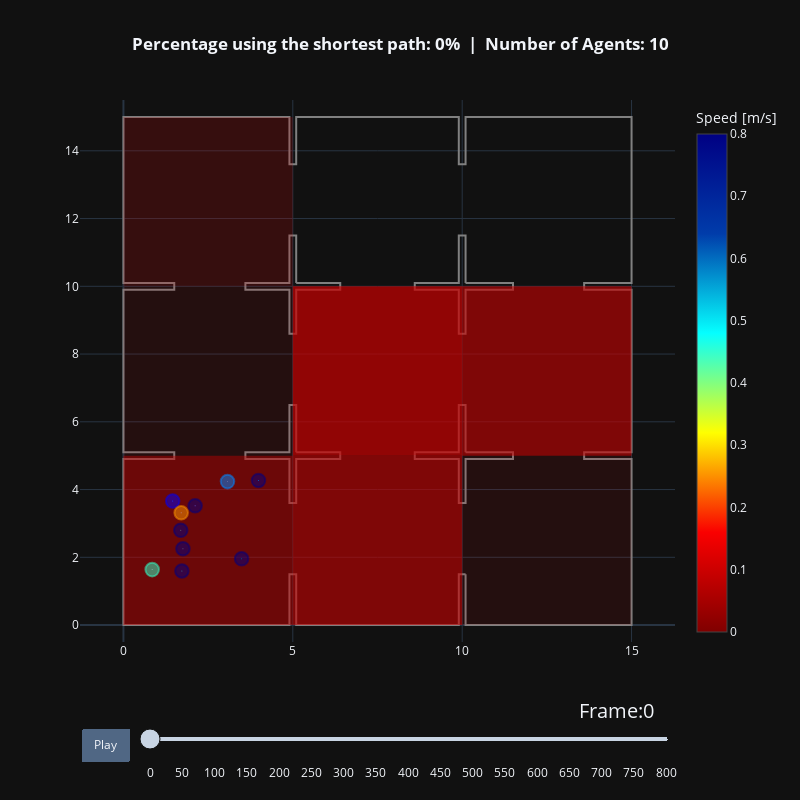

Here is the notebook cell this chart was saved with:
### Markdown cell above
## Visualizing Agent Pathways

### Code cell
agent_trajectories = {}
for percentage in percentages:
    trajectory_file = trajectory_files[percentage]
    agent_trajectories[percentage], walkable_area = read_sqlite_file(
        trajectory_file
    )
    animate(
        agent_trajectories[percentage],
        walkable_area,
        title_note=f"Percentage using the shortest path: {percentage}%",
        risk_per_frame=all_risks,
        specific_areas=specific_areas
    ).show()

### Figure 1 — Plotly figure (JSON) as saved in the notebook; plotly's stock layout.template omitted (floating-point values rounded to 4 significant figures)
{"data": [{"hoverinfo": "name", "line": {"color": "grey"}, "mode": "lines", "name": "Exterior", "showlegend": false, "x": [10.1, 10.1, 15.0, 15.0, 13.6, 13.6, 15.0, 15.0, 13.6, 13.6, 15.0, 15.0, 10.1, 10.1, 9.9, 9.9, 5.1, 5.1, 4.9, 4.9, 0.0, 0.0, 1.5, 1.5, 0.0, 0.0, 1.5, 1.5, 0.0, 0.0, 4.9, 4.9, 5.1, 5.1, 9.9, 9.9, 10.1], "y": [1.5, 0.0, 0.0, 4.9, 4.9, 5.1, 5.1, 9.9, 9.9, 10.1, 10.1, 15.0, 15.0, 13.6, 13.6, 15.0, 15.0, 13.6, 13.6, 15.0, 15.0, 10.1, 10.1, 9.9, 9.9, 5.1, 5.1, 4.9, 4.9, 0.0, 0.0, 1.5, 1.5, 0.0, 0.0, 1.5, 1.5], "type": "scatter"}, {"hoverinfo": "name", "line": {"color": "grey"}, "mode": "lines", "name": "Obstacle", "showlegend": false, "x": [10.1, 11.5, 11.5, 10.1, 10.1, 9.9, 9.9, 8.6, 8.6, 9.9, 9.9, 10.1, 10.1], "y": [5.1, 5.1, 4.9, 4.9, 3.6, 3.6, 4.9, 4.9, 5.1, 5.1, 6.5, 6.5, 5.1], "type": "scatter"}, {"hoverinfo": "name", "line": {"color": "grey"}, "mode": "lines", "name": "Obstacle", "showlegend": false, "x": [10.1, 11.5, 11.5, 10.1, 10.1, 9.9, 9.9, 8.6, 8.6, 9.9, 9.9, 10.1, 10.1], "y": [10.1, 10.1, 9.9, 9.9, 8.6, 8.6, 9.9, 9.9, 10.1, 10.1, 11.5, 11.5, 10.1], "type": "scatter"}, {"hoverinfo": "name", "line": {"color": "grey"}, "mode": "lines", "name": "Obstacle", "showlegend": false, "x": [5.1, 6.4, 6.4, 5.1, 5.1, 4.9, 4.9, 3.6, 3.6, 4.9, 4.9, 5.1, 5.1], "y": [5.1, 5.1, 4.9, 4.9, 3.6, 3.6, 4.9, 4.9, 5.1, 5.1, 6.5, 6.5, 5.1], "type": "scatter"}, {"hoverinfo": "name", "line": {"color": "grey"}, "mode": "lines", "name": "Obstacle", "showlegend": false, "x": [5.1, 6.4, 6.4, 5.1, 5.1, 4.9, 4.9, 3.6, 3.6, 4.9, 4.9, 5.1, 5.1], "y": [10.1, 10.1, 9.9, 9.9, 8.6, 8.6, 9.9, 9.9, 10.1, 10.1, 11.5, 11.5, 10.1], "type": "scatter"}, {"fill": "toself", "fillcolor": "rgba(200, 0, 0, 0.50)", "hoverinfo": "name", "line": {"width": 0}, "mode": "lines", "name": "Risk Area", "showlegend": false, "x": [0.0, 5.0, 5.0, 0.0, 0.0], "y": [0.0, 0.0, 5.0, 5.0, 0.0], "type": "scatter"}, {"fill": "toself", "fillcolor": "rgba(200, 0, 0, 0.60)", "hoverinfo": "name", "line": {"width": 0}, "mode": "lines", "name": "Risk Area", "showlegend": false, "x": [5.0, 10.0, 10.0, 5.0, 5.0], "y": [0.0, 0.0, 5.0, 5.0, 0.0], "type": "scatter"}, {"fill": "toself", "fillcolor": "rgba(200, 0, 0, 0.10)", "hoverinfo": "name", "line": {"width": 0}, "mode": "lines", "name": "Risk Area", "showlegend": false, "x": [10.0, 15.0, 15.0, 10.0, 10.0], "y": [0.0, 0.0, 5.0, 5.0, 0.0], "type": "scatter"}, {"fill": "toself", "fillcolor": "rgba(200, 0, 0, 0.60)", "hoverinfo": "name", "line": {"width": 0}, "mode": "lines", "name": "Risk Area", "showlegend": false, "x": [10.0, 15.0, 15.0, 10.0, 10.0], "y": [5.0, 5.0, 10.0, 10.0, 5.0], "type": "scatter"}, {"fill": "toself", "fillcolor": "rgba(200, 0, 0, 0.70)", "hoverinfo": "name", "line": {"width": 0}, "mode": "lines", "name": "Risk Area", "showlegend": false, "x": [5.0, 10.0, 10.0, 5.0, 5.0], "y": [5.0, 5.0, 10.0, 10.0, 5.0], "type": "scatter"}, {"fill": "toself", "fillcolor": "rgba(200, 0, 0, 0.10)", "hoverinfo": "name", "line": {"width": 0}, "mode": "lines", "name": "Risk Area", "showlegend": false, "x": [0.0, 5.0, 5.0, 0.0, 0.0], "y": [5.0, 5.0, 10.0, 10.0, 5.0], "type": "scatter"}, {"fill": "toself", "fillcolor": "rgba(200, 0, 0, 0.20)", "hoverinfo": "name", "line": {"width": 0}, "mode": "lines", "name": "Risk Area", "showlegend": false, "x": [0.0, 5.0, 5.0, 0.0, 0.0], "y": [10.0, 10.0, 15.0, 15.0, 10.0], "type": "scatter"}, {"fill": "toself", "fillcolor": "rgba(200, 0, 0, 0.00)", "hoverinfo": "name", "line": {"width": 0}, "mode": "lines", "name": "Risk Area", "showlegend": false, "x": [5.0, 10.0, 10.0, 5.0, 5.0], "y": [10.0, 10.0, 15.0, 15.0, 10.0], "type": "scatter"}, {"fill": "toself", "fillcolor": "rgba(200, 0, 0, 0.00)", "hoverinfo": "name", "line": {"width": 0}, "mode": "lines", "name": "Risk Area", "showlegend": false, "x": [10.0, 15.0, 15.0, 10.0, 10.0], "y": [10.0, 10.0, 15.0, 15.0, 10.0], "type": "scatter"}, {"hoverinfo": "none", "marker": {"cmax": 0.8, "cmin": 0, "color": [0.8, 0.5076, 0.7999, 0.7988, 0.7992, 0.725, 0.6128, 0.8, 0.2632, 0.7997], "colorbar": {"title": {"text": "Speed [m/s]"}}, "colorscale": [[0.0, "rgb(128,0,0)"], [0.2, "rgb(250,0,0)"], [0.4, "rgb(255,255,0)"], [0.6, "rgb(5,255,255)"], [0.8, "rgb(0,60,170)"], [1.0, "rgb(0,0,131)"]], "size": [0.4, 0.4, 0.4, 0.4, 0.4, 0.4, 0.4, 0.4, 0.4, 0.4]}, "mode": "markers", "showlegend": false, "text": [0.8, 0.5076, 0.7999, 0.7988, 0.7992, 0.725, 0.6128, 0.8, 0.2632, 0.7997], "x": [3.986, 0.8488, 1.726, 2.116, 1.692, 1.454, 3.072, 3.489, 1.704, 1.757], "y": [4.269, 1.637, 1.596, 3.52, 2.797, 3.661, 4.235, 1.956, 3.314, 2.254], "type": "scatter"}, {"hoverinfo": "text", "marker": {"opacity": 1, "size": 1}, "mode": "markers", "showlegend": false, "text": ["ID: 61, Pos(3.99,4.27)"], "x": [3.986], "y": [4.269], "type": "scatter"}, {"hoverinfo": "text", "marker": {"opacity": 1, "size": 1}, "mode": "markers", "showlegend": false, "text": ["ID: 62, Pos(0.85,1.64)"], "x": [0.8488], "y": [1.637], "type": "scatter"}, {"hoverinfo": "text", "marker": {"opacity": 1, "size": 1}, "mode": "markers", "showlegend": false, "text": ["ID: 63, Pos(1.73,1.60)"], "x": [1.726], "y": [1.596], "type": "scatter"}, {"hoverinfo": "text", "marker": {"opacity": 1, "size": 1}, "mode": "markers", "showlegend": false, "text": ["ID: 64, Pos(2.12,3.52)"], "x": [2.116], "y": [3.52], "type": "scatter"}, {"hoverinfo": "text", "marker": {"opacity": 1, "size": 1}, "mode": "markers", "showlegend": false, "text": ["ID: 65, Pos(1.69,2.80)"], "x": [1.692], "y": [2.797], "type": "scatter"}, {"hoverinfo": "text", "marker": {"opacity": 1, "size": 1}, "mode": "markers", "showlegend": false, "text": ["ID: 66, Pos(1.45,3.66)"], "x": [1.454], "y": [3.661], "type": "scatter"}, {"hoverinfo": "text", "marker": {"opacity": 1, "size": 1}, "mode": "markers", "showlegend": false, "text": ["ID: 67, Pos(3.07,4.23)"], "x": [3.072], "y": [4.235], "type": "scatter"}, {"hoverinfo": "text", "marker": {"opacity": 1, "size": 1}, "mode": "markers", "showlegend": false, "text": ["ID: 68, Pos(3.49,1.96)"], "x": [3.489], "y": [1.956], "type": "scatter"}, {"hoverinfo": "text", "marker": {"opacity": 1, "size": 1}, "mode": "markers", "showlegend": false, "text": ["ID: 69, Pos(1.70,3.31)"], "x": [1.704], "y": [3.314], "type": "scatter"}, {"hoverinfo": "text", "marker": {"opacity": 1, "size": 1}, "mode": "markers", "showlegend": false, "text": ["ID: 70, Pos(1.76,2.25)"], "x": [1.757], "y": [2.254], "type": "scatter"}], "layout": {"shapes": [{"fillcolor": "rgba(0, 0, 128, 0.5)", "line": {"color": "rgba(0, 0, 128, 0.5)"}, "type": "circle", "x0": 3.786, "x1": 4.186, "xref": "x", "y0": 4.069, "y1": 4.469, "yref": "y"}, {"fillcolor": "rgba(48, 255, 199, 0.5)", "line": {"color": "rgba(48, 255, 199, 0.5)"}, "type": "circle", "x0": 0.6488, "x1": 1.049, "xref": "x", "y0": 1.437, "y1": 1.837, "yref": "y"}, {"fillcolor": "rgba(0, 0, 128, 0.5)", "line": {"color": "rgba(0, 0, 128, 0.5)"}, "type": "circle", "x0": 1.526, "x1": 1.926, "xref": "x", "y0": 1.396, "y1": 1.796, "yref": "y"}, {"fillcolor": "rgba(0, 0, 128, 0.5)", "line": {"color": "rgba(0, 0, 128, 0.5)"}, "type": "circle", "x0": 1.916, "x1": 2.316, "xref": "x", "y0": 3.32, "y1": 3.72, "yref": "y"}, {"fillcolor": "rgba(0, 0, 128, 0.5)", "line": {"color": "rgba(0, 0, 128, 0.5)"}, "type": "circle", "x0": 1.492, "x1": 1.892, "xref": "x", "y0": 2.597, "y1": 2.997, "yref": "y"}, {"fillcolor": "rgba(0, 0, 246, 0.5)", "line": {"color": "rgba(0, 0, 246, 0.5)"}, "type": "circle", "x0": 1.254, "x1": 1.654, "xref": "x", "y0": 3.461, "y1": 3.861, "yref": "y"}, {"fillcolor": "rgba(0, 136, 255, 0.5)", "line": {"color": "rgba(0, 136, 255, 0.5)"}, "type": "circle", "x0": 2.872, "x1": 3.272, "xref": "x", "y0": 4.035, "y1": 4.435, "yref": "y"}, {"fillcolor": "rgba(0, 0, 128, 0.5)", "line": {"color": "rgba(0, 0, 128, 0.5)"}, "type": "circle", "x0": 3.289, "x1": 3.689, "xref": "x", "y0": 1.756, "y1": 2.156, "yref": "y"}, {"fillcolor": "rgba(255, 152, 0, 0.5)", "line": {"color": "rgba(255, 152, 0, 0.5)"}, "type": "circle", "x0": 1.504, "x1": 1.904, "xref": "x", "y0": 3.114, "y1": 3.514, "yref": "y"}, {"fillcolor": "rgba(0, 0, 128, 0.5)", "line": {"color": "rgba(0, 0, 128, 0.5)"}, "type": "circle", "x0": 1.557, "x1": 1.957, "xref": "x", "y0": 2.054, "y1": 2.454, "yref": "y"}, {"line": {"color": "white", "width": 3}, "type": "line", "x0": 3.986, "x1": 3.986, "y0": 4.269, "y1": 4.269}, {"line": {"color": "black", "width": 3}, "type": "line", "x0": 0.8488, "x1": 0.8488, "y0": 1.637, "y1": 1.637}, {"line": {"color": "white", "width": 3}, "type": "line", "x0": 1.726, "x1": 1.726, "y0": 1.596, "y1": 1.596}, {"line": {"color": "white", "width": 3}, "type": "line", "x0": 2.116, "x1": 2.116, "y0": 3.52, "y1": 3.52}, {"line": {"color": "white", "width": 3}, "type": "line", "x0": 1.692, "x1": 1.692, "y0": 2.797, "y1": 2.797}, {"line": {"color": "white", "width": 3}, "type": "line", "x0": 1.454, "x1": 1.454, "y0": 3.661, "y1": 3.661}, {"line": {"color": "white", "width": 3}, "type": "line", "x0": 3.072, "x1": 3.072, "y0": 4.235, "y1": 4.235}, {"line": {"color": "white", "width": 3}, "type": "line", "x0": 3.489, "x1": 3.489, "y0": 1.956, "y1": 1.956}, {"line": {"color": "black", "width": 3}, "type": "line", "x0": 1.704, "x1": 1.704, "y0": 3.314, "y1": 3.314}, {"line": {"color": "white", "width": 3}, "type": "line", "x0": 1.757, "x1": 1.757, "y0": 2.254, "y1": 2.254}], "title": {"text": "<b>Percentage using the shortest path: 0%  |  Number of Agents: 10</b>", "x": 0.5}, "xaxis": {"range": [-0.5, 15.5]}, "yaxis": {"scaleanchor": "x", "scaleratio": 1, "range": [-0.5, 15.5]}, "updatemenus": [{"buttons": [{"args": [null, {"frame": {"duration": 100, "redraw": true}, "fromcurrent": true}], "label": "Play", "method": "animate"}], "direction": "left", "pad": {"r": 10, "t": 87}, "showactive": false, "type": "buttons", "x": 0.1, "xanchor": "right", "y": 0, "yanchor": "top"}], "sliders": [{"active": 0, "currentvalue": {"font": {"size": 20}, "prefix": "Frame:", "visible": true, "xanchor": "right"}, "len": 0.9, "pad": {"b": 10, "t": 50}, "steps": [{"args": [["0"], {"frame": {"duration": 100, "redraw": true}, "mode": "immediate", "transition": {"duration": 500}}], "label": "0", "method": "animate"}, {"args": [["50"], {"frame": {"duration": 100, "redraw": true}, "mode": "immediate", "transition": {"duration": 500}}], "label": "50", "method": "animate"}, {"args": [["100"], {"frame": {"duration": 100, "redraw": true}, "mode": "immediate", "transition": {"duration": 500}}], "label": "100", "method": "animate"}, {"args": [["150"], {"frame": {"duration": 100, "redraw": true}, "mode": "immediate", "transition": {"duration": 500}}], "label": "150", "method": "animate"}, {"args": [["200"], {"frame": {"duration": 100, "redraw": true}, "mode": "immediate", "transition": {"duration": 500}}], "label": "200", "method": "animate"}, {"args": [["250"], {"frame": {"duration": 100, "redraw": true}, "mode": "immediate", "transition": {"duration": 500}}], "label": "250", "method": "animate"}, {"args": [["300"], {"frame": {"duration": 100, "redraw": true}, "mode": "immediate", "transition": {"duration": 500}}], "label": "300", "method": "animate"}, {"args": [["350"], {"frame": {"duration": 100, "redraw": true}, "mode": "immediate", "transition": {"duration": 500}}], "label": "350", "method": "animate"}, {"args": [["400"], {"frame": {"duration": 100, "redraw": true}, "mode": "immediate", "transition": {"duration": 500}}], "label": "400", "method": "animate"}, {"args": [["450"], {"frame": {"duration": 100, "redraw": true}, "mode": "immediate", "transition": {"duration": 500}}], "label": "450", "method": "animate"}, {"args": [["500"], {"frame": {"duration": 100, "redraw": true}, "mode": "immediate", "transition": {"duration": 500}}], "label": "500", "method": "animate"}, {"args": [["550"], {"frame": {"duration": 100, "redraw": true}, "mode": "immediate", "transition": {"duration": 500}}], "label": "550", "method": "animate"}, {"args": [["600"], {"frame": {"duration": 100, "redraw": true}, "mode": "immediate", "transition": {"duration": 500}}], "label": "600", "method": "animate"}, {"args": [["650"], {"frame": {"duration": 100, "redraw": true}, "mode": "immediate", "transition": {"duration": 500}}], "label": "650", "method": "animate"}, {"args": [["700"], {"frame": {"duration": 100, "redraw": true}, "mode": "immediate", "transition": {"duration": 500}}], "label": "700", "method": "animate"}, {"args": [["750"], {"frame": {"duration": 100, "redraw": true}, "mode": "immediate", "transition": {"duration": 500}}], "label": "750", "method": "animate"}, {"args": [["800"], {"frame": {"duration": 100, "redraw": true}, "mode": "immediate", "transition": {"duration": 500}}], "label": "800", "method": "animate"}], "transition": {"duration": 100, "easing": "cubic-in-out"}, "x": 0.1, "xanchor": "left", "y": 0, "yanchor": "top"}], "autosize": false, "width": 800, "height": 800}}
